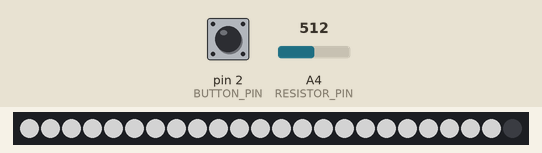
Bench run of a sketch on a simulated Arduino Uno, built with avr-gcc and run on an emulated ATmega328P. Shown: 24 RGB LEDs in strip order, left to right. Inputs (shaded band) come from the test bench; at power-on: A4 (RESISTOR_PIN) = 512, pin 2 (BUTTON_PIN) HIGH. Dim RGB values are drawn brighter than linear.

Above: at 1.2 s.
1.3 s: A4 (RESISTOR_PIN) set to 10
At 2.3 s:
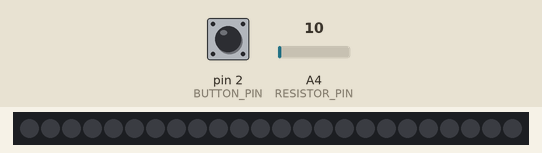
2.8 s: A4 (RESISTOR_PIN) set to 30
At 3.5 s:
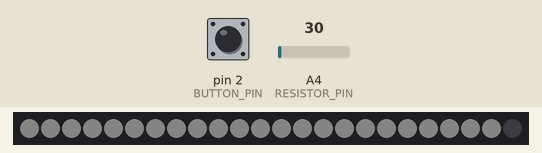
4.3 s: pin 2 (BUTTON_PIN) pulled LOW for 0.15 s
At 5.0 s:
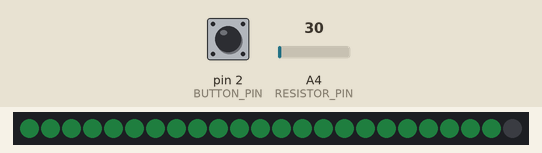
5.9 s: pin 2 (BUTTON_PIN) pulled LOW for 1 s
At 6.2 s:
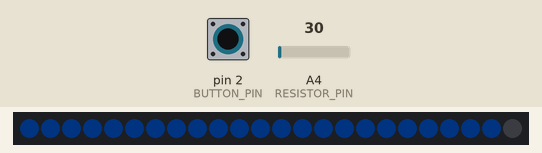
8.4 s: pin 2 (BUTTON_PIN) pulled LOW for 0.15 s
At 9.3 s:
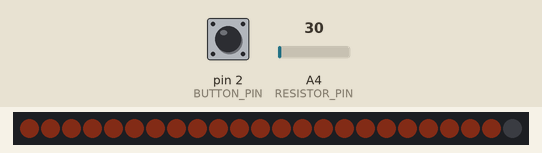
10.0 s: A4 (RESISTOR_PIN) set to 110
Timing chart, 0 to 12.5 s (numbered marks = the images above; inputs shaded):
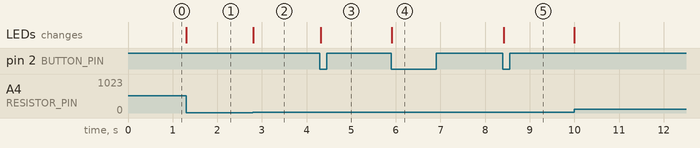

The sketch:

light_box.ino
```cpp
/* --- NEOPIXEL --- */
#include <Adafruit_NeoPixel.h>
#ifdef __AVR__
#include <avr/power.h>
#endif
#define PIXELS_PIN 6
#define NUM_PIXELS 24
#define MAX_BRIGHTNESS 255

/* --- RESISTOR --- */
#define RESISTOR_PIN A4
#define MAX_ANALOGUE_READ 1024

/* --- BUTTON --- */
#define BUTTON_PIN 2

/* --- COLOURS --- */
#define WHITE 0xFFFFFF
#define COBALT 0x0047AB
#define HOT_PINK 0xE30022
#define LIGHT_BLUE 0x2E8B57
#define LIGHT_RED 0xCD4F39
#define RED 0xFF2800
#define GREEN 0x228B22
// #define ANOTHER_COLOUR 0xFFFFFF

// Increase this if more colours are added
#define NUM_COLOURS 7

// Add new colours to this array
uint32_t colours[NUM_COLOURS] = {WHITE, LIGHT_BLUE, COBALT, LIGHT_RED, HOT_PINK, RED, GREEN};
int current_colour_index = 0;

/* --- GLOBALS --- */
Adafruit_NeoPixel pixels(NUM_PIXELS, PIXELS_PIN, NEO_GRB + NEO_KHZ800);
int previous_resistor_read = -1;
int previous_button_state = HIGH;

/**
   Keeps track of how many cycles the button has been held down for
*/
int debounce_count = 0;

void setup()
{
  Serial.begin(9600);

  // Initialise button
  pinMode(BUTTON_PIN, INPUT);
  digitalWrite(BUTTON_PIN, HIGH);

  // Initialise potentiometer
  pinMode(RESISTOR_PIN, INPUT);

  // Initialise NeoPixels
  pixels.setBrightness(100);
  pixels.begin();
  pixels.clear();
}

/**
   Converts an analogueRead() value between 1 and 1024 to
   a NeoPixel brightness value beween 0 and 255.
*/
int analogueToBrightness(int analogue_value)
{
  float fraction = (float)analogue_value / (float)MAX_ANALOGUE_READ;
  int brightness = fraction * MAX_BRIGHTNESS;

  return brightness;
}

/**
   Read the potentiometer on RESISTOR_PIN and convert the
   analogue value to a scaled brightness, then set the NeoPixels
   to this brightness.
*/
void adjustBrightness()
{
  int resistor_read = analogRead(RESISTOR_PIN);
  int threshold;

  // The analog read on the potentiometer seems to get more sensistive towards the
  // smaller values. Increasing the threshold for changing brightness at these levels
  // reduces flickering.
  if (resistor_read < 300)
    threshold = 15;
  else if (resistor_read < 150)
    threshold = 20;
  else
    threshold = 5;

  // Only change brightness if resistor value has changed within a tolerance (1 either side of prevous read)
  if (resistor_read > previous_resistor_read + threshold || resistor_read < previous_resistor_read - threshold)
  {
    if (resistor_read < 20)
    {
      resistor_read = 0;
    }

    previous_resistor_read = resistor_read;

    // Convert resistor value to led brightness
    int brightness = analogueToBrightness(resistor_read + 1);

    // Set pixels brightness and redraw
    pixels.setBrightness(brightness);
    pixels.fill(colours[current_colour_index], 0, NUM_PIXELS - 1);
    pixels.show();
  }
}

/**
   Check if the push-button has been pressed (after its been released)
   and cycle to the next colour in the colours array if so. Applies
   this colour to all NeoPixels.
*/
void checkChangeColour()
{
  int button_state = digitalRead(BUTTON_PIN);

  /**
   * LOW == button pressed
   * HIGH == button not pressed
   */

  // Check if button was pressed after it was released, and that its been held down
  // for sufficiently long (debounced)
  if (button_state == LOW && previous_button_state == HIGH && debounce_count > 100)
  {
    previous_button_state = LOW;
    debounce_count = 0;

    // Select the next colour, wrap around if we reached the end of the array
    if (current_colour_index < (NUM_COLOURS - 1))
    {
      current_colour_index++;
    }
    else
    {
      current_colour_index = 0;
    }

    uint32_t colour = colours[current_colour_index];

    // Set pixels to new colour
    pixels.fill(colour, 0, NUM_PIXELS - 1);
    pixels.show();
  }
  else if (button_state == LOW)
  {
    // Button is being held down, increase debounce count
    debounce_count++;
  }
  else if (button_state == HIGH)
  {
    // Set previous state to low if button is not pressed, so we can register another press
    previous_button_state = HIGH;
    debounce_count = 0;
  }
}

void loop()
{
  // Adjust brightness via potentiometer
  adjustBrightness();

  // Change colour if button pressed
  checkChangeColour();
}
```

Measured:
- after the input at 1.3 s, the LEDs: change at once (image 1)
- after the input at 2.8 s, the LEDs: change at once (image 2)
- after the input at 4.3 s, the LEDs: change at once (image 3)
- after the input at 5.9 s, the LEDs: change at once (image 4)
- after the input at 8.4 s, the LEDs: change at once (image 5)
